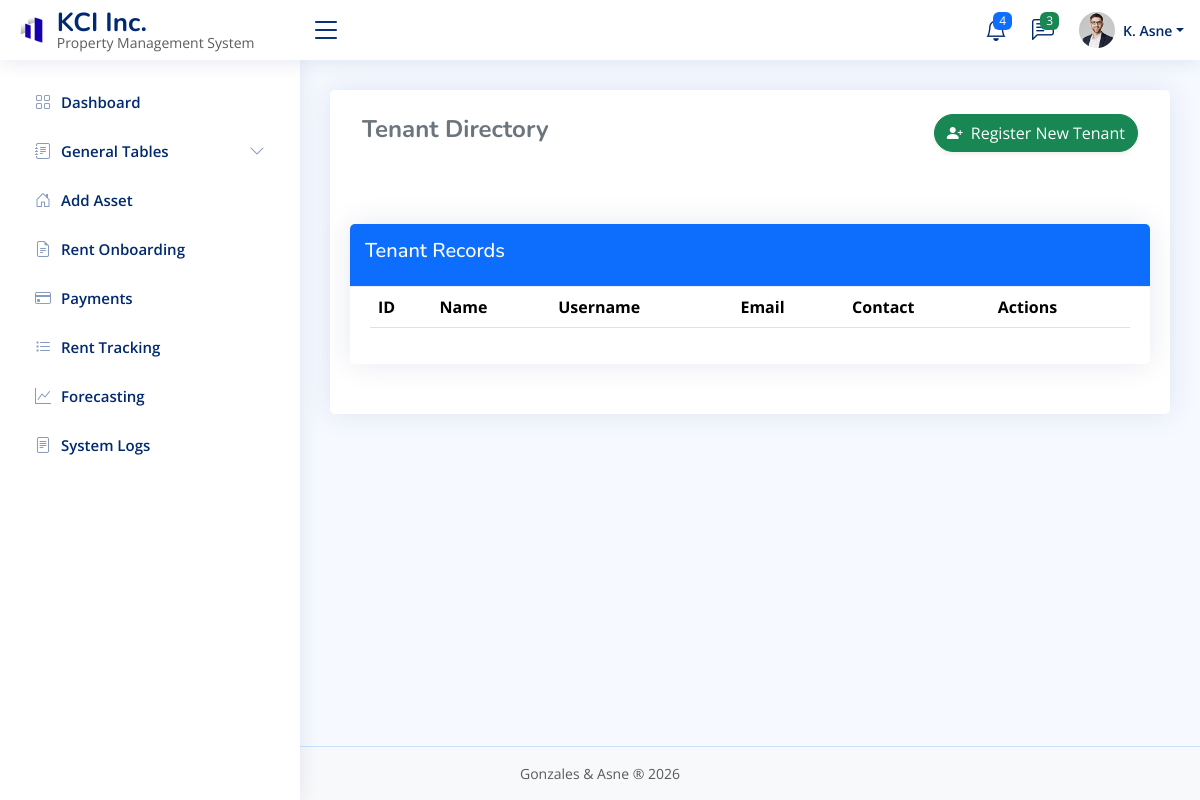
/admin.php?page=tenants, run on an earlier commit of the app's database.
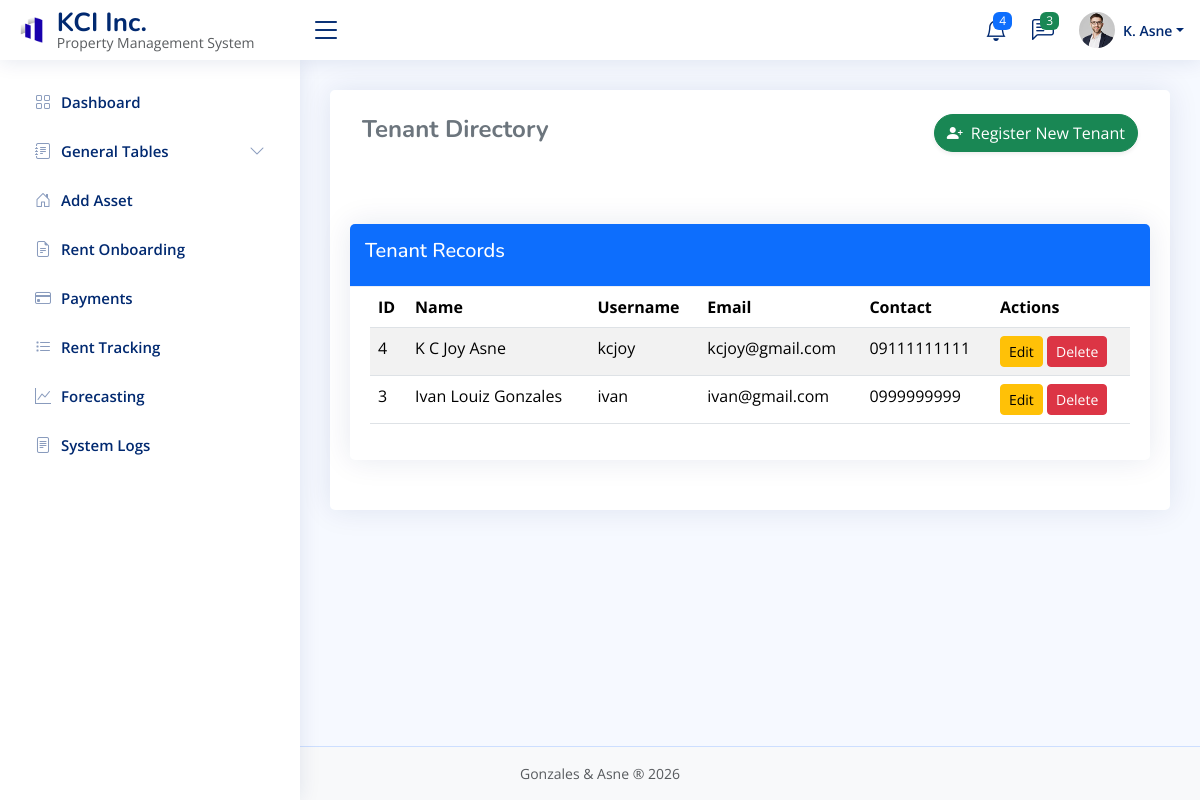
And on a later commit of the database.
### tables this page shows
CREATE TABLE `tenant` (
  `tenant_id` int(11) NOT NULL,
  `firstname` varchar(50) DEFAULT NULL,
  `lastname` varchar(50) DEFAULT NULL,
  `middlename` varchar(50) DEFAULT NULL,
  `username` varchar(50) DEFAULT NULL,
  `password` varchar(255) DEFAULT NULL,
  `email` varchar(100) NOT NULL,
  `contact_no` varchar(20) DEFAULT NULL
);

### admin_modules/tbl_tenants.php (the view, shortened to what this page needs)
<?php
require_once "conn.php";
$result=$conn->query("SELECT * FROM tenant ORDER BY tenant_id DESC");
?>
<div class="container-fluid py-4">
  <div class="d-flex justify-content-between align-items-center mb-4">
    <h4 class="fw-bold text-secondary">Tenant Directory</h4>
    <div>
      <button class="btn btn-success shadow-sm rounded-pill" data-bs-toggle="modal" data-bs-target="#regTenantModal">
        <i class="bi bi-person-plus-fill me-1"></i> Register New Tenant
      </button>
    </div>
  </div>
</div>
<div class="card mt-4">
  <div class="card-header bg-primary text-white d-flex justify-content-between">
    <h5>Tenant Records</h5>
  </div>
  <div class="card-body table-responsive">
    <table class="table table-striped">
      <thead><tr><th>ID</th><th>Name</th><th>Username</th><th>Email</th><th>Contact</th><th>Actions</th></tr></thead>
      <tbody>
        <?php while($r=$result->fetch_assoc()): ?>
        <tr>
          <td><?= $r['tenant_id'] ?></td>
          <td><?= $r['firstname']." ".$r['lastname'] ?></td>
          <td><?= $r['username'] ?></td>
          <td><?= $r['email'] ?></td>
          <td><?= $r['contact_no'] ?></td>
          <td>
            <button class="btn btn-warning btn-sm" data-bs-toggle="modal" data-bs-target="#editModal<?= $r['tenant_id'] ?>">Edit</button>
            <form method="POST" style="display:inline">
              <button type="submit" class="btn btn-danger btn-sm">Delete</button>
            </form>
          </td>
        </tr>
        <?php endwhile; ?>
      </tbody>
    </table>
  </div>
</div>

What changed in the data, as far as the page shows it:
added tenant: tenant_id "4", firstname "K C Joy", lastname "Asne", username "kcjoy", email "kcjoy@gmail.com", contact_no "09111111111"
added tenant: tenant_id "3", firstname "Ivan Louiz", lastname "Gonzales", username "ivan", email "ivan@gmail.com", contact_no "0999999999"
